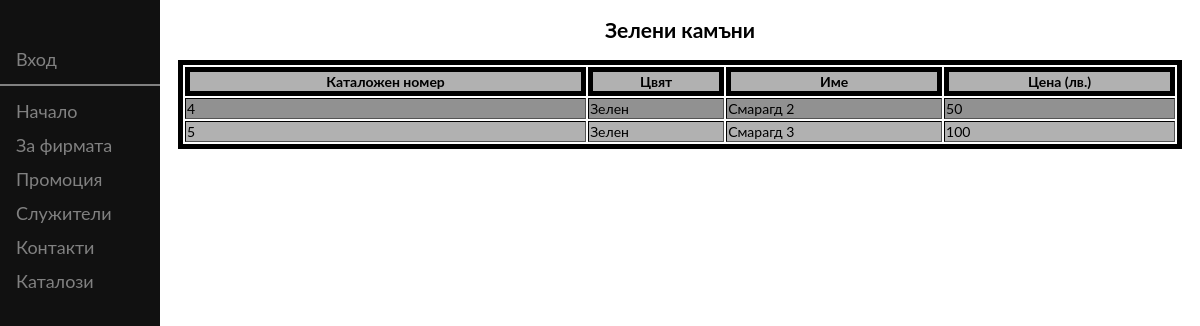
The app's page /4kit-exam-project/zeleni.php with its own data.
### tables this page shows
CREATE TABLE `crystals` (
  `CrystalID` int(10) NOT NULL,
  `Color` enum('Зелен','Червен','Бял') NOT NULL,
  `Name` char(40) NOT NULL,
  `Price` char(10) NOT NULL
);

### 4kit-exam-project/zeleni.php (the view, shortened to what this page needs)
<?php
include"db.php";
?>
<!DOCTYPE html>
<html lang="bg">
<head>
  <link href="site.css" rel="stylesheet" type="text/css"/>
</head>
<body>
<?php include ("menu.php"); ?>
	<div id="main">
	<center>
	<h2> Зелени камъни </h2>
	<table border="1" class="table1">
	<tr>
	<th> Каталожен номер</th>
	<th> Цвят </th>
	<th> Име</th>
	<th> Цена (лв.) </th>
	</tr>
<?php
	$query="SELECT * FROM crystals
	WHERE Color='Зелен'";
	if($result=mysqli_query($link,$query))
	{
		while($row=mysqli_fetch_assoc($result)){
	?>
<tr>
	<td><?php echo$row['CrystalID'];?></td>
	<td><?php echo$row['Color'];?></td>
	<td><?php echo$row['Name'];?></td>
	<td><?php echo$row['Price'];?></td>
</tr>
<?php
			}
	}
	else
	{
?>
<tr><td colspan='12' align='center'> Няма записи</td></tr>
<?php
	}
?>
	</table>
	</center>
	</div>
</body>
</html>

### 4kit-exam-project/site.css (style rules this page uses)
body { font-family: "Lato", sans-serif; }
#main { margin-left: 160px; font-size: 14px; padding: 0px 10px; }
table.table1 { width:100%; }
table,th,tr { border: 5px solid black; }
tr:nth-child(even) { background-color: #919191; }
tr:nth-child(odd) { background-color: #B1B1B1; }

### records on screen
crystals: CrystalID "4", Color "Зелен", Name "Смарагд 2", Price "50"
crystals: CrystalID "5", Color "Зелен", Name "Смарагд 3", Price "100"
